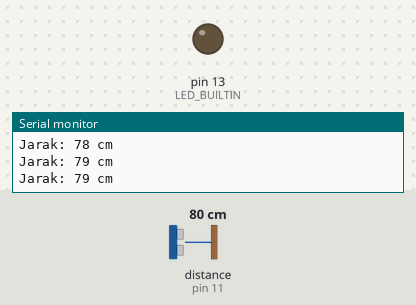
Bench run of a sketch on a simulated Arduino Uno, built with avr-gcc and run on an emulated ATmega328P. Shown: output pins drawn as LEDs (lit = HIGH), the last lines printed to the serial monitor. Wiring (inferred from the names in the program): ultrasonic range finder: trigger pin 10; echo pin 11. The inputs (shaded band) are chosen by the test bench; at power-on: distance to the obstacle (sensor on pin 11) 80 cm. The echo pulse lasts 58.3 µs per cm; pins used as bus, display or sensor lines are not drawn.

Above: at 1.3 s.
1.4 s: distance to the obstacle (sensor on pin 11) set to 12 cm
2.9 s: distance to the obstacle (sensor on pin 11) set to 9 cm
At 3.6 s:
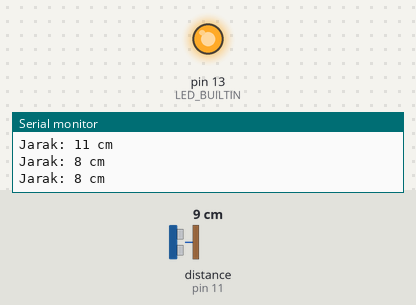
4.5 s: distance to the obstacle (sensor on pin 11) set to 18 cm
At 4.9 s:
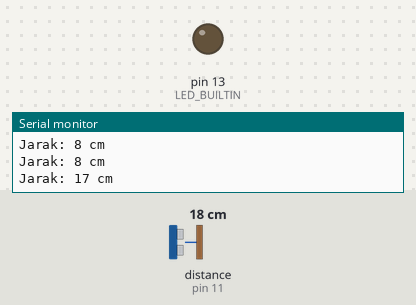
6.0 s: distance to the obstacle (sensor on pin 11) set to 2 cm
At 7.4 s:
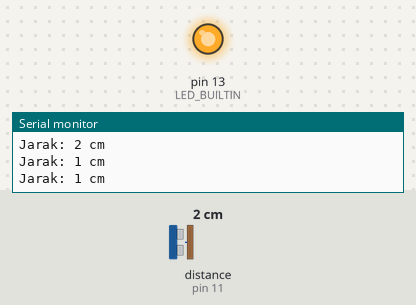
Timing chart, 0 to 8.5 s (numbered marks = the images above; inputs shaded):
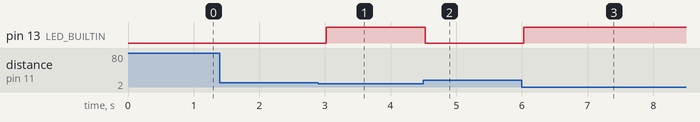

The sketch:

sensorJarak.ino
```cpp
long durasi;       // Waktu yang diambil oleh sinyal untuk perjalanan pergi-pulang
int distance;      // Jarak yang dihitung

const int trigPin = 10;
const int echoPin = 11;

void setup() {
  pinMode(LED_BUILTIN,OUTPUT);
  pinMode(trigPin, OUTPUT);
  pinMode(echoPin, INPUT);
  Serial.begin(115200);
}

void loop() {
  // Memulai pengukuran
  digitalWrite(trigPin, LOW);  // Pastikan trigPin LOW
  delayMicroseconds(2);        // Tunggu sebentar

  digitalWrite(trigPin, HIGH); // Mengirimkan pulsa trigger
  delayMicroseconds(10);       // Pulsa harus bertahan selama 10 µs
  digitalWrite(trigPin, LOW);  // Akhiri pulsa trigger

  // Mengukur durasi pulsa dari echoPin
  durasi = pulseIn(echoPin, HIGH);

  // Menghitung jarak
  distance = durasi * 0.034 / 2;

  // Menampilkan hasil
  Serial.print("Jarak: ");
  Serial.print(distance);
  Serial.println(" cm");

  if(distance<10){
digitalWrite(LED_BUILTIN,HIGH);
// delay(50);
// digitalWrite(LED_BUILTIN, LOW);
// delay(50);
  }else{

digitalWrite(LED_BUILTIN,LOW);
  }

  delay(500);
}
```

Measured:
- the behaviour switches between 11 and 10 cm on distance to the obstacle (sensor on pin 11) (found by bisection; images 0 and 1)
- after the input at 2.9 s, pin 13 (LED_BUILTIN): LOW → HIGH after 0.12 s
- after the input at 4.5 s, pin 13 (LED_BUILTIN): HIGH → LOW at once
- after the input at 6.0 s, pin 13 (LED_BUILTIN): LOW → HIGH at once
